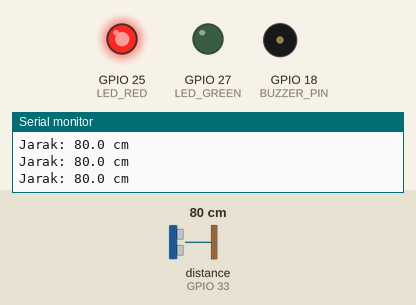
This sketch was run on a simulated ESP32. Shown: output pins drawn as LEDs (lit = HIGH), buzzer (waves = sounding, pin HIGH), the last lines printed to the serial monitor. Wiring (inferred from the names in the program): ultrasonic range finder: trigger GPIO 32; echo GPIO 33. The test bench sets the inputs (shaded band); at power-on: distance to the obstacle (sensor on GPIO 33) 80 cm. The echo pulse lasts 58.3 µs per cm; pins used as bus, display or sensor lines are not drawn.

Above: at 1.2 s.
1.3 s: distance to the obstacle (sensor on GPIO 33) set to 23 cm
4.2 s: distance to the obstacle (sensor on GPIO 33) set to 18 cm
At 5.4 s:
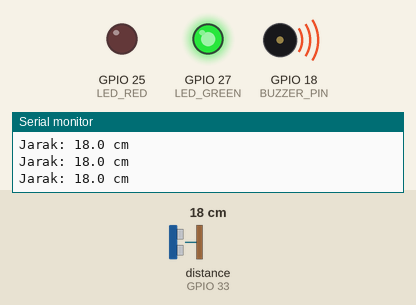
5.7 s: distance to the obstacle (sensor on GPIO 33) set to 35 cm
At 6.8 s:
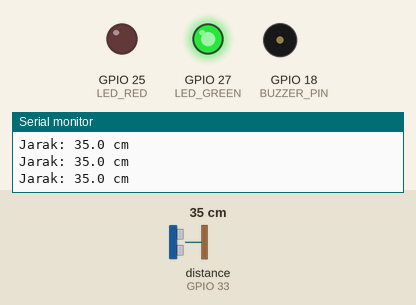
7.2 s: distance to the obstacle (sensor on GPIO 33) set to 2 cm
At 7.9 s:
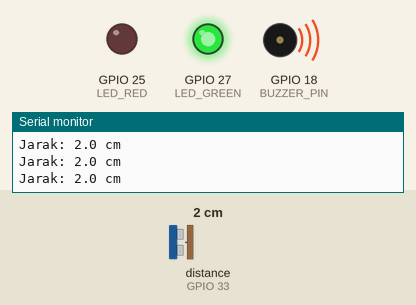
8.7 s: distance to the obstacle (sensor on GPIO 33) set to 60 cm
At 9.2 s:
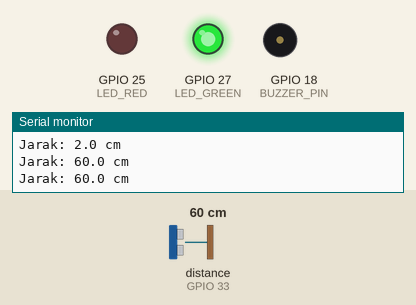
Timing chart, 0 to 12.2 s (numbered marks = the images above; inputs shaded):
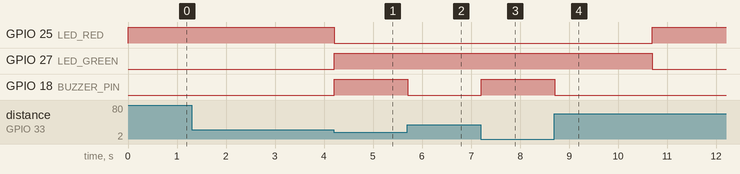

Measured:
- the behaviour switches between 21 and 20 cm on distance to the obstacle (sensor on GPIO 33) (found by bisection; images 0 and 1)
- after the input at 4.2 s, GPIO 25 (LED_RED): HIGH → LOW at once; GPIO 27 (LED_GREEN), GPIO 18 (BUZZER_PIN): LOW → HIGH at once
- after the input at 5.7 s, GPIO 18 (BUZZER_PIN): HIGH → LOW at once
- after the input at 7.2 s, GPIO 18 (BUZZER_PIN): LOW → HIGH at once
- after the input at 8.7 s, GPIO 25 (LED_RED): LOW → HIGH after 2.0 s; GPIO 27 (LED_GREEN): HIGH → LOW after 2.0 s; GPIO 18 (BUZZER_PIN): HIGH → LOW at once

The sketch:

test_traffic_light_dengan_buzzer_dan_sensor_ultrasonik.ino
```cpp
/*
  ESP32 + HC-SR04 + Traffic Light + Buzzer

  Alur:
  MERAH -> HIJAU -> MERAH

  Ketentuan:
  - Merah menyala minimal 3 detik.
  - Hijau menyala minimal 3 detik.
  - Objek terdeteksi jika jarak <= 20 cm.
  - Kembali ke merah setelah objek tidak terdeteksi selama 2 detik.
  - Buzzer aktif saat hijau dan objek terdeteksi.
  - Pengukuran ultrasonik dilakukan sekitar setiap 60 ms.
*/

// ==================== PIN ====================

const int LED_RED = 25;
const int LED_GREEN = 27;

const int TRIG_PIN = 32;
const int ECHO_PIN = 33;

const int BUZZER_PIN = 18;

// ==================== KONFIGURASI ====================

// Semua durasi waktu menggunakan milidetik.
const unsigned long MIN_RED = 3000;
const unsigned long MIN_GREEN = 3000;
const unsigned long EMPTY_DURATION = 2000;

const unsigned long SENSOR_INTERVAL = 60;
const unsigned long ECHO_TIMEOUT_US = 25000;

// Batas deteksi objek dalam sentimeter.
const float DETECTION_DISTANCE_CM = 20.0f;

// ==================== STATUS LAMPU ====================

enum TrafficState {
  RED_WAIT,
  GREEN_WAIT
};

TrafficState currentState = RED_WAIT;

// ==================== PENCATATAN WAKTU ====================

unsigned long stateStartTime = 0;
unsigned long lastObjectDetectionTime = 0;
unsigned long lastSensorReadTime = 0;

bool emptyTimerStarted = false;

// Nilai -1 berarti jarak belum berhasil terbaca.
float distanceCm = -1.0f;

// ==================== SENSOR ULTRASONIK ====================

// Membaca jarak objek menggunakan HC-SR04 dan mengembalikan -1 jika pantulan tidak terbaca.
float readDistanceCm() {
  digitalWrite(TRIG_PIN, LOW);
  delayMicroseconds(2);

  digitalWrite(TRIG_PIN, HIGH);
  delayMicroseconds(10);
  digitalWrite(TRIG_PIN, LOW);

  const unsigned long duration = pulseIn(ECHO_PIN, HIGH, ECHO_TIMEOUT_US);

  if (duration == 0) {
    return -1.0f;
  }

  // Kecepatan suara sekitar 0,0343 cm per mikrodetik.
  // Dibagi 2 karena suara menempuh perjalanan pergi-pulang.
  return (duration * 0.0343f) / 2.0f;
}

// Memeriksa apakah jarak masuk ke batas deteksi.
bool isObjectDetected(float distance) {
  return distance > 0.0f && distance <= DETECTION_DISTANCE_CM;
}

// ==================== PENGATURAN LAMPU ====================

// Hanya ada dua lampu indikator: merah dan hijau.
void switchOnLight(int lampPin) {
  digitalWrite(LED_RED, LOW);
  digitalWrite(LED_GREEN, LOW);

  digitalWrite(lampPin, HIGH);
}

// ==================== PERUBAHAN STATUS ====================

void changeState(TrafficState newState) {
  currentState = newState;
  stateStartTime = millis();

  switch (currentState) {
    case RED_WAIT:
      switchOnLight(LED_RED);
      emptyTimerStarted = false;
      Serial.println("LAMPU MERAH");
      break;

    case GREEN_WAIT:
      switchOnLight(LED_GREEN);
      emptyTimerStarted = false;
      Serial.println("LAMPU HIJAU");
      break;
  }
}

// ==================== BUZZER ====================

// Buzzer aktif hanya ketika lampu hijau menyala dan objek terdeteksi dalam jarak yang ditentukan.
void updateBuzzer(bool objectDetected) {
  const bool buzzerActive = currentState == GREEN_WAIT && objectDetected;

  digitalWrite(BUZZER_PIN, buzzerActive ? HIGH : LOW);
}

// ==================== SETUP ====================

void setup() {
  Serial.begin(115200);

  pinMode(LED_RED, OUTPUT);
  pinMode(LED_GREEN, OUTPUT);

  pinMode(TRIG_PIN, OUTPUT);
  pinMode(ECHO_PIN, INPUT);

  pinMode(BUZZER_PIN, OUTPUT);

  digitalWrite(TRIG_PIN, LOW);
  digitalWrite(BUZZER_PIN, LOW);

  changeState(RED_WAIT);
}

// ==================== LOOP ====================

void loop() {
  const unsigned long now = millis();

  // Baca sensor dengan jeda antar-pengukuran.
  if (now - lastSensorReadTime >= SENSOR_INTERVAL) {
    lastSensorReadTime = now;
    distanceCm = readDistanceCm();
  }

  const bool objectDetected = isObjectDetected(distanceCm);

  switch (currentState) {
    case RED_WAIT:
      // Beralih langsung ke hijau tanpa lampu kuning.
      if (now - stateStartTime >= MIN_RED && objectDetected) {
        changeState(GREEN_WAIT);
      }
      break;

    case GREEN_WAIT:
      // Hijau harus menyala minimal 3 detik.
      if (now - stateStartTime < MIN_GREEN) {
        break;
      }

      // Jika objek terdeteksi, mulai ulang timer kosong.
      if (objectDetected) {
        lastObjectDetectionTime = now;
        emptyTimerStarted = true;
      } else if (!emptyTimerStarted) {
        // Mulai menghitung ketika objek tidak terdeteksi.
        lastObjectDetectionTime = now;
        emptyTimerStarted = true;
      }

      // Kembali langsung ke merah setelah kosong 2 detik.
      if (emptyTimerStarted && !objectDetected && now - lastObjectDetectionTime >= EMPTY_DURATION) {
        changeState(RED_WAIT);
      }
      break;
  }

  updateBuzzer(objectDetected);

  // Tampilkan hasil pembacaan setiap 250 ms.
  static unsigned long lastPrintTime = 0;

  if (now - lastPrintTime >= 250) {
    lastPrintTime = now;

    if (distanceCm > 0.0f) {
      Serial.print("Jarak: ");
      Serial.print(distanceCm, 1);
      Serial.println(" cm");
    } else {
      Serial.println("Jarak: tidak terbaca");
    }
  }
}
```
